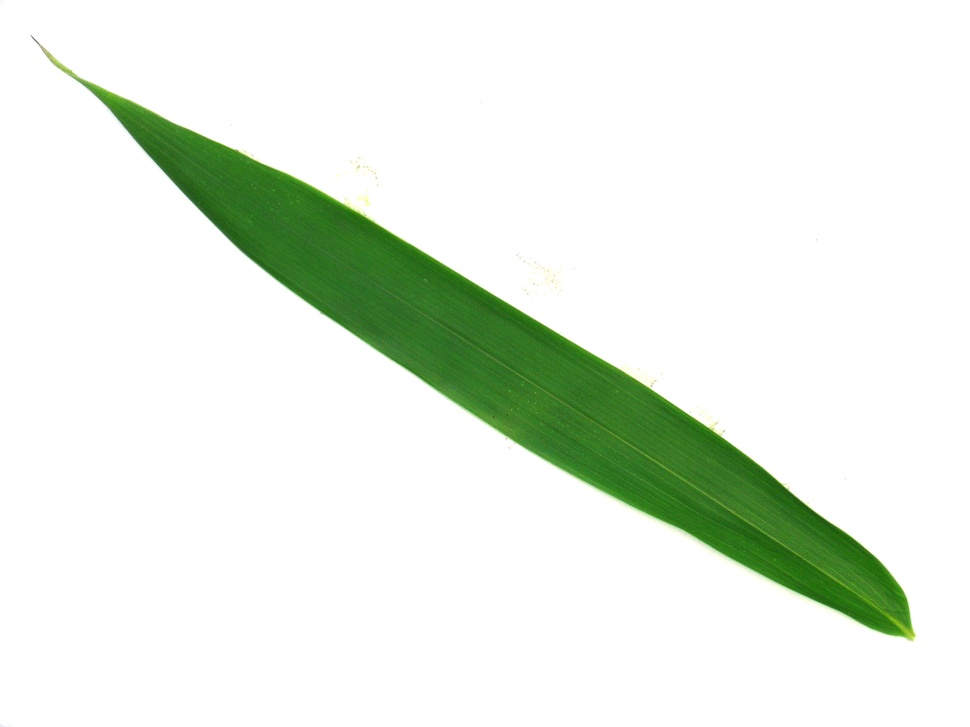
#> input picture data/raw/1025.jpg, 970 x 727 px, shrunk from 1600 x 1200 before the run; its folder holds only this picture in this run
$ python preprocess.py
#> lines starting #> are read from the running program, lines starting #| are printed output that depends on the picture; after the words box and inside, x2 and y2 are one past the last pixel; in counts of white or black regions, pixels touching at a corner belong together
import os
import cv2
import numpy as np
from pathlib import Path

# Define directories
RAW_DIR = Path('../data/raw')
PROCESSED_DIR = Path('../data/processed')

def extract_silhouette(image_path):
    """
    Extracts a binary silhouette of a leaf from a white background.
    """
    # 1. Read image and convert to grayscale
    img = cv2.imread(str(image_path))
#> img is the input picture: shape (727, 970, 3); mean B, G, R 227.9, 238.3, 230.4
    if img is None:
        print(f"Warning: Could not read {image_path.name}")
        return None

    gray = cv2.cvtColor(img, cv2.COLOR_BGR2GRAY)
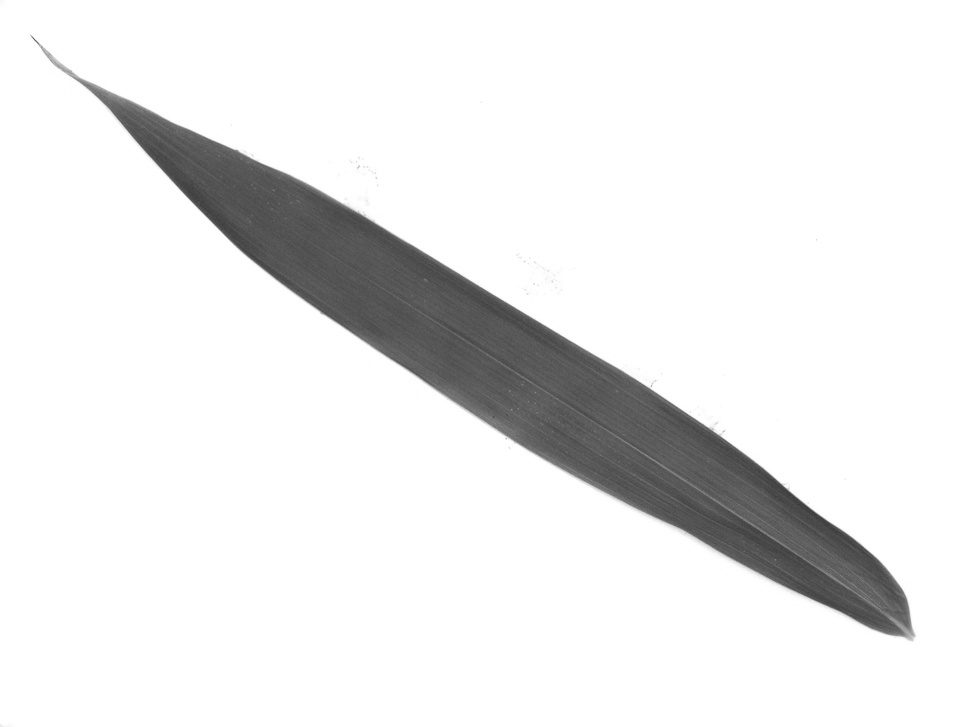
#> gray: shape (727, 970); min 57, max 255, mean 234.8

    # 2. Blur slightly to remove minor noise
    blurred = cv2.GaussianBlur(gray, (5, 5), 0)

    # 3. Apply Otsu's thresholding
    # We use THRESH_BINARY_INV so the dark leaf becomes white (255) and white bg becomes black (0)
    _, binary = cv2.threshold(blurred, 0, 255, cv2.THRESH_BINARY_INV + cv2.THRESH_OTSU)
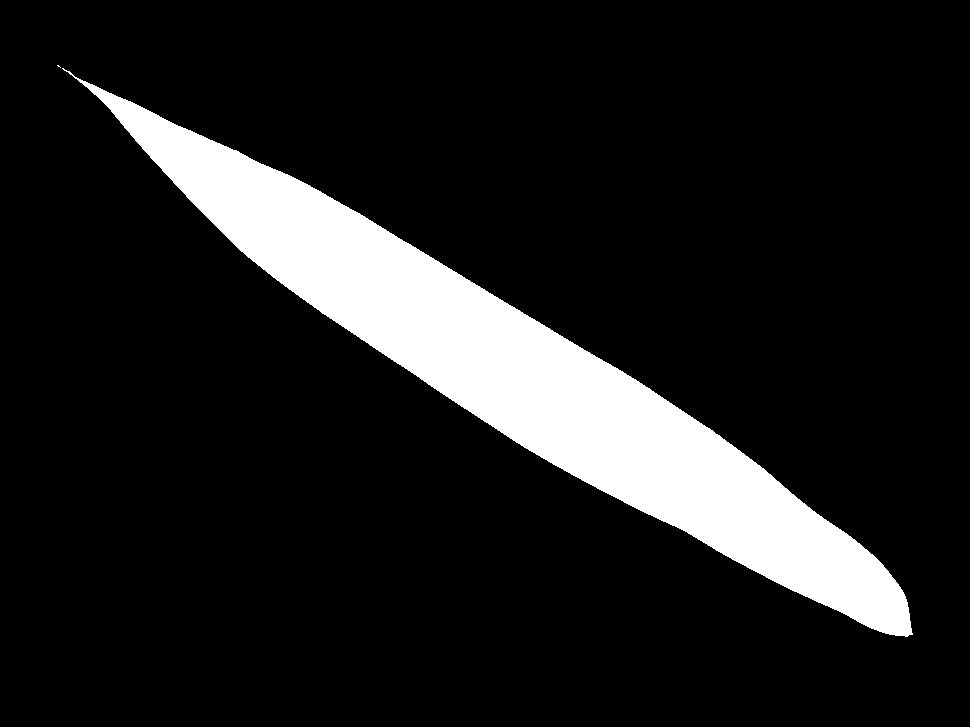
#> binary: shape (727, 970); 12.1% white; 2 white regions (1 under 20 px)

    # 4. Find contours to isolate the main leaf and remove background artifacts
    contours, _ = cv2.findContours(binary, cv2.RETR_EXTERNAL, cv2.CHAIN_APPROX_SIMPLE)
#> contours = 2 contours, 1 with area under 20; largest, box (x1, y1, x2, y2) and area: (62, 68, 913, 637) 84100

    if contours:
        # Assume the largest contour is the leaf
        largest_contour = max(contours, key=cv2.contourArea)
#> largest_contour = contour of 1185 points, box (x1, y1, x2, y2) (62, 68, 913, 637), area 84100

        # Create a blank mask and draw the solid silhouette
        mask = np.zeros_like(binary)
        cv2.drawContours(mask, [largest_contour], -1, 255, thickness=cv2.FILLED)
#> mask: shape (727, 970); 12.1% white; 1 white region, box (x1, y1, x2, y2) and area: (62, 68, 913, 637) 84977
        return mask

    return binary

def main():
    # Ensure processed directory exists
    PROCESSED_DIR.mkdir(parents=True, exist_ok=True)

    # Get all jpg images in the raw directory
    image_paths = list(RAW_DIR.glob('*.jpg'))
    print(f"Found {len(image_paths)} images to process. Starting...")

    processed_count = 0
    for img_path in image_paths:
        silhouette = extract_silhouette(img_path)

        if silhouette is not None:
            # Save to processed folder with the same filename
            save_path = PROCESSED_DIR / img_path.name
            cv2.imwrite(str(save_path), silhouette)
            processed_count += 1

    print(f"Successfully processed {processed_count}/{len(image_paths)} images.")

if __name__ == "__main__":
    main()

$ run again, on data/raw/1088.jpg
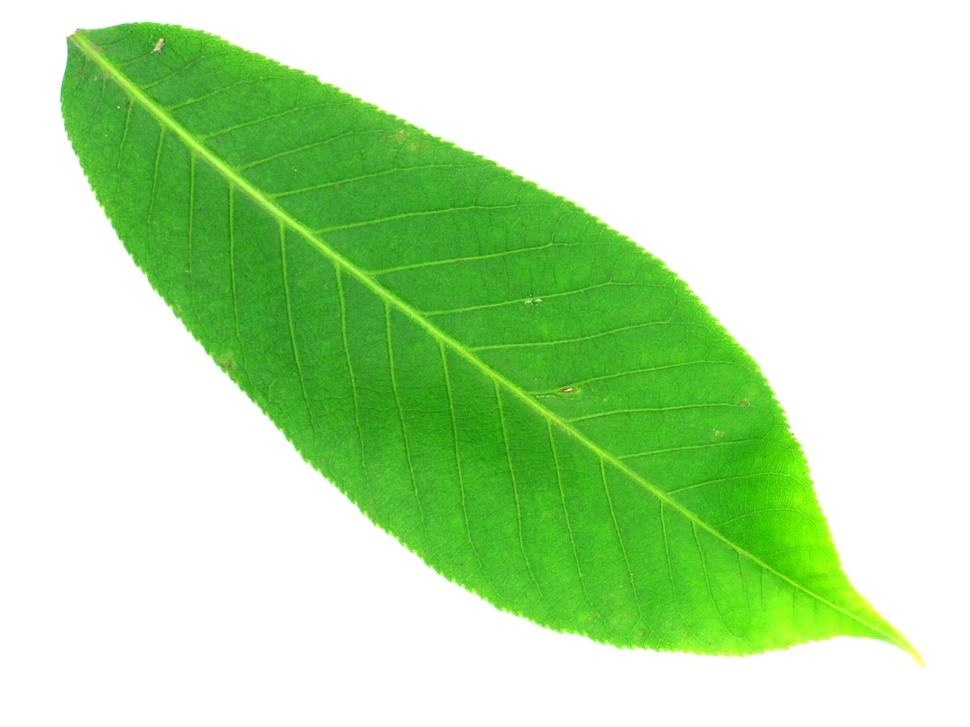
#> input picture data/raw/1088.jpg, 970 x 727 px, shrunk from 1600 x 1200 before the run
#> in extract_silhouette, img is the input picture: shape (727, 970, 3); mean B, G, R 172.9, 227.6, 187.1
#> in extract_silhouette, `_, binary = cv2.threshold(blurred, 0, 255, cv2.THRESH_BINARY_INV + cv2..`:
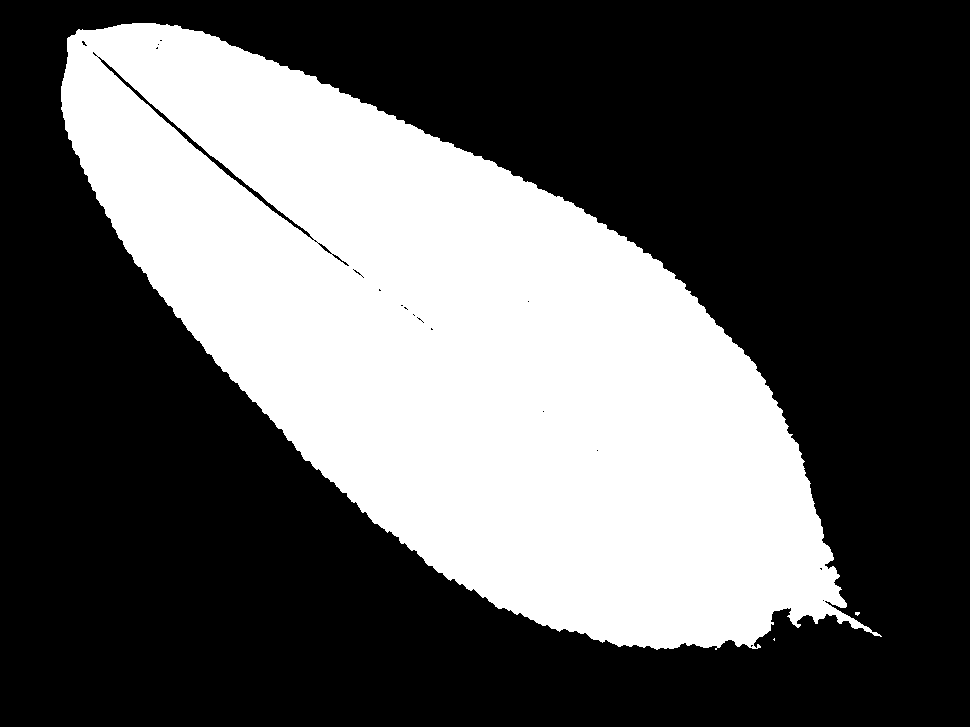
#> binary: shape (727, 970); 36.9% white; 3 white regions (2 under 20 px)
#> contours = 3 contours, 2 with area under 20; largest, box (x1, y1, x2, y2) and area: (61, 23, 882, 650) 260376
#> largest_contour = contour of 1314 points, box (x1, y1, x2, y2) (61, 23, 882, 650), area 260376
#> in extract_silhouette, `cv2.drawContours(mask, [largest_contour], -1, 255, thickness=cv2.FILLED)`:
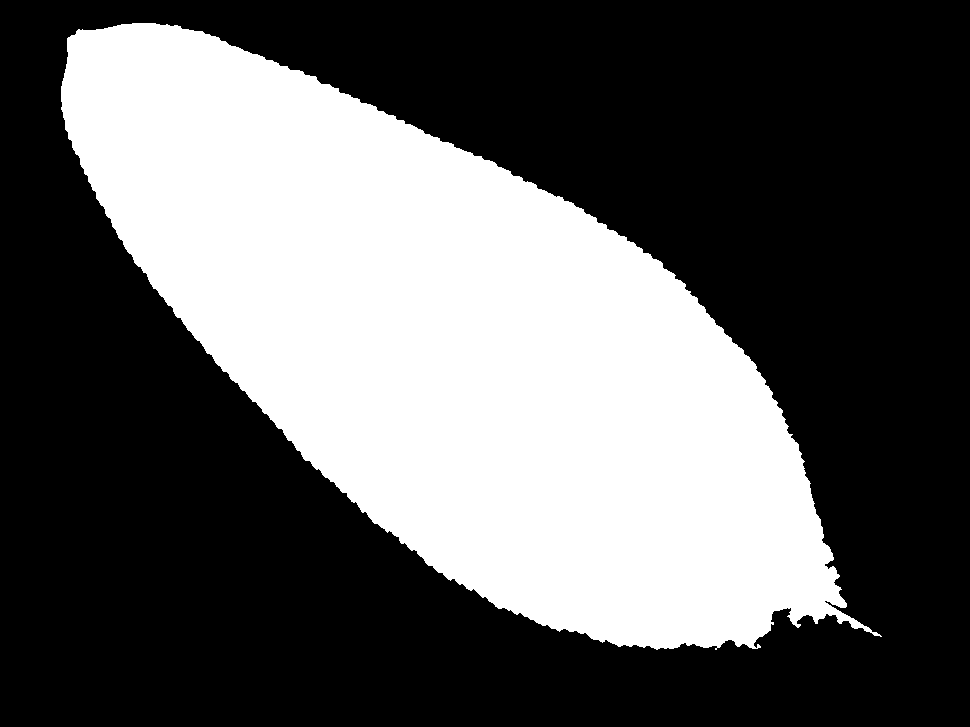
#> mask: shape (727, 970); 37.1% white; 1 white region, box (x1, y1, x2, y2) and area: (61, 23, 882, 650) 261538

$ run again, on data/raw/1140.jpg
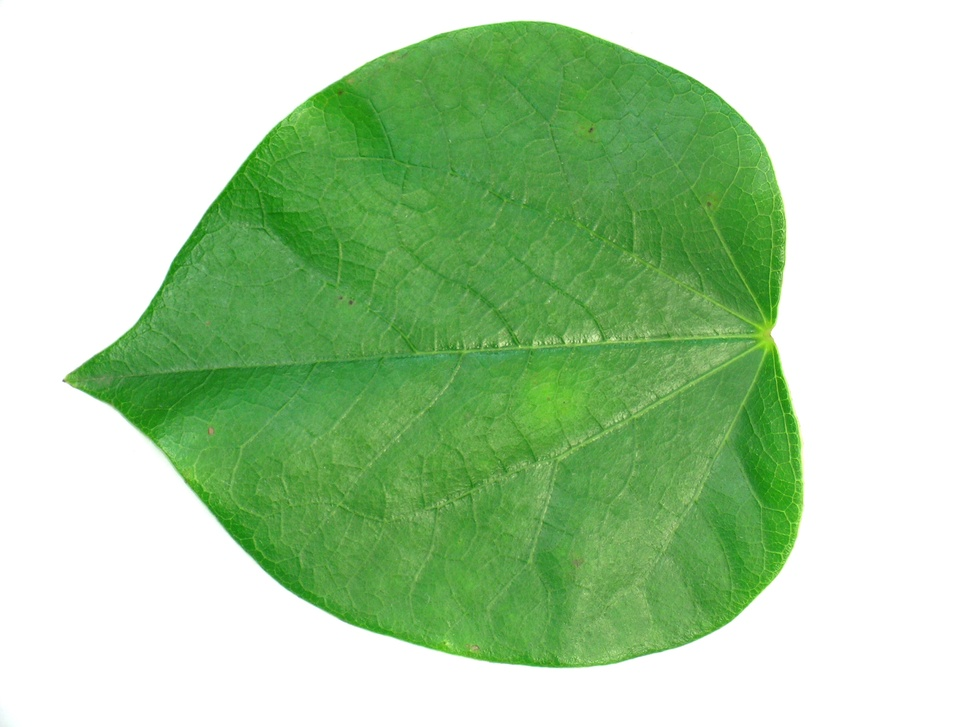
#> input picture data/raw/1140.jpg, 970 x 727 px, shrunk from 1600 x 1200 before the run
#> in extract_silhouette, img is the input picture: shape (727, 970, 3); mean B, G, R 165.2, 208.9, 173.7
#> in extract_silhouette, `gray = cv2.cvtColor(img, cv2.COLOR_BGR2GRAY)`:
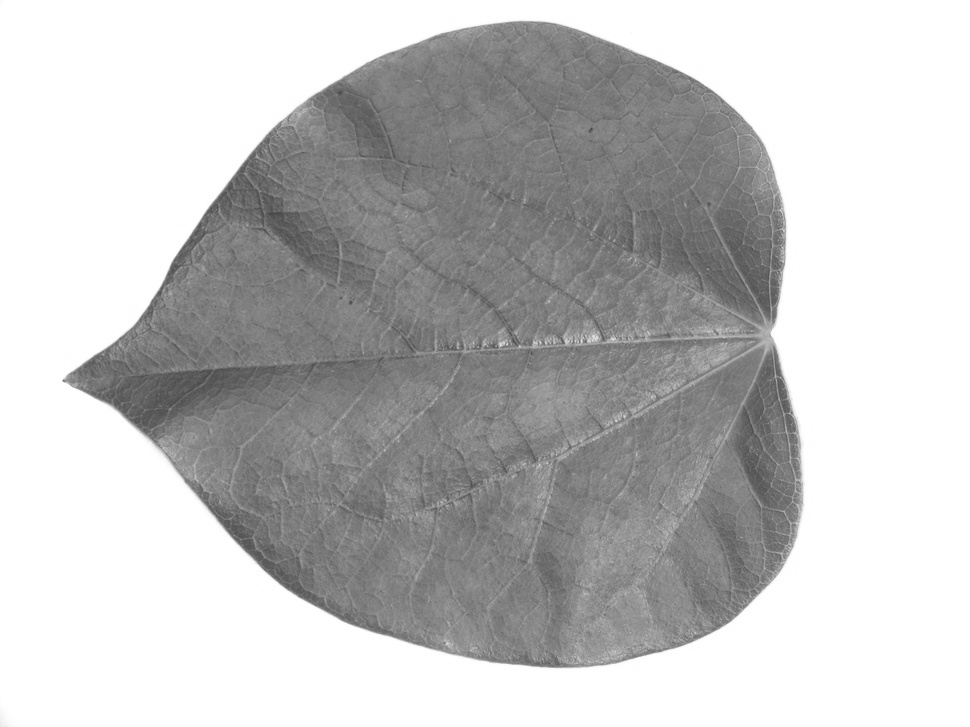
#> gray: shape (727, 970); min 63, max 255, mean 193.4
#> in extract_silhouette, `_, binary = cv2.threshold(blurred, 0, 255, cv2.THRESH_BINARY_INV + cv2..`:
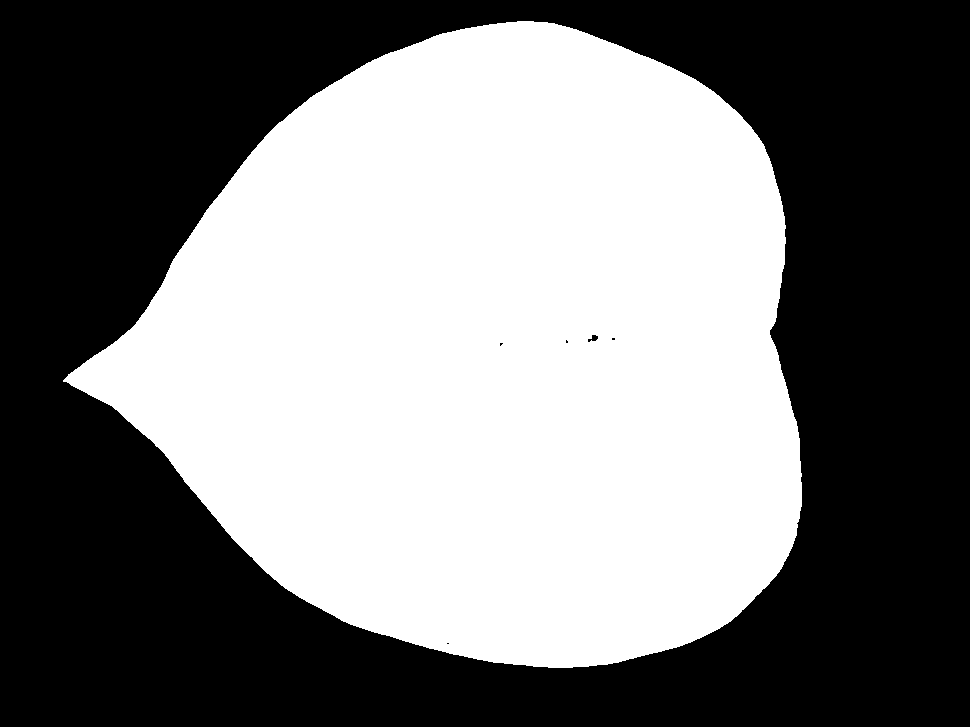
#> binary: shape (727, 970); 47.9% white; 1 white region
#> contours = 1 contour; box (x1, y1, x2, y2) and area: (63, 21, 802, 668) 337042
#> largest_contour = contour of 969 points, box (x1, y1, x2, y2) (63, 21, 802, 668), area 337042
#> mask: shape (727, 970); 47.9% white; 1 white region, box (x1, y1, x2, y2) and area: (63, 21, 802, 668) 338010

$ run again, on data/raw/1144.jpg
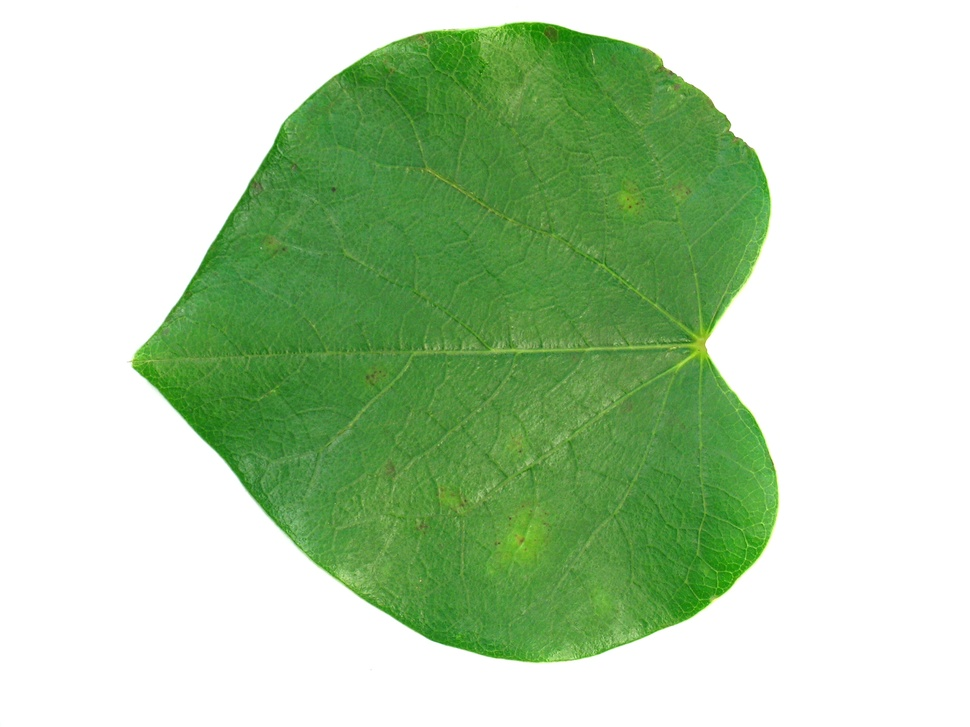
#> input picture data/raw/1144.jpg, 970 x 727 px, shrunk from 1600 x 1200 before the run
#> in extract_silhouette, img is the input picture: shape (727, 970, 3); mean B, G, R 172.5, 209.1, 181.4
#> in extract_silhouette, `gray = cv2.cvtColor(img, cv2.COLOR_BGR2GRAY)`:
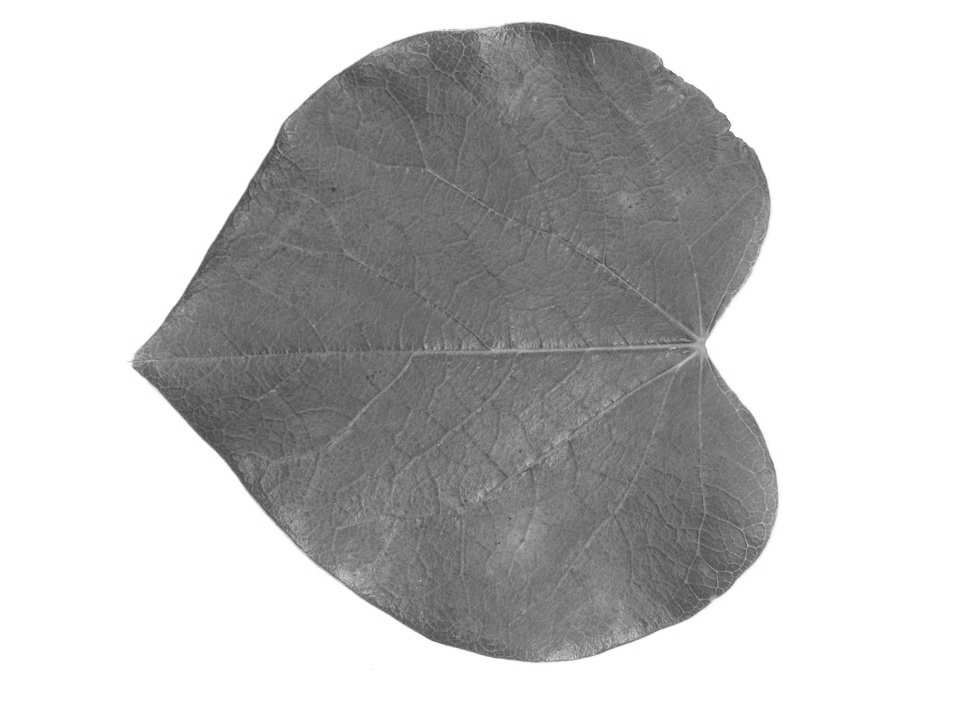
#> gray: shape (727, 970); min 57, max 255, mean 196.6
#> in extract_silhouette, `_, binary = cv2.threshold(blurred, 0, 255, cv2.THRESH_BINARY_INV + cv2..`:
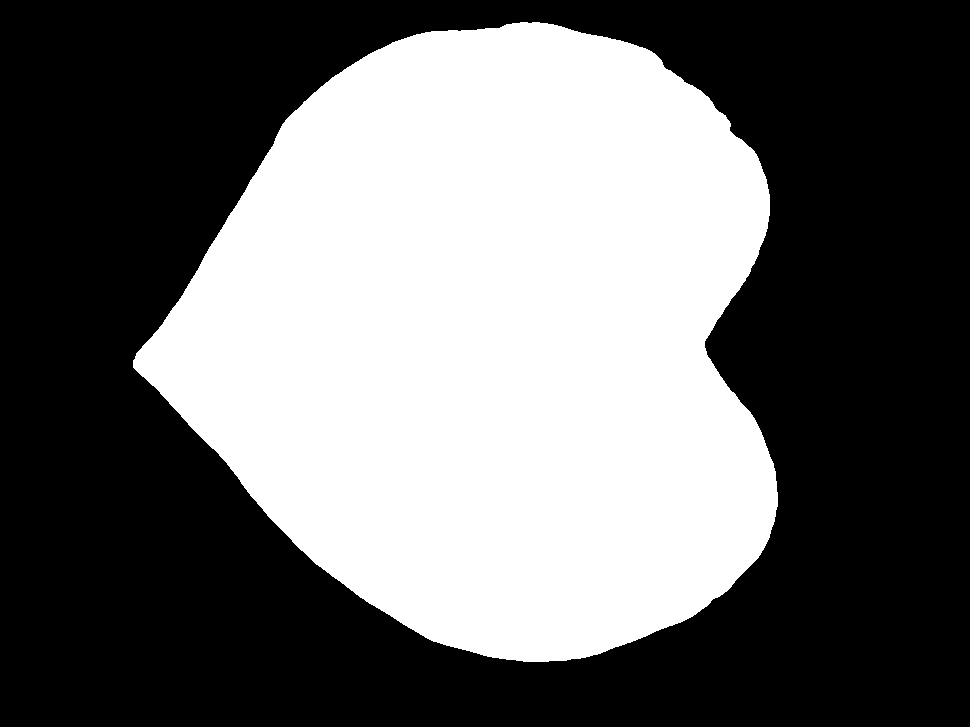
#> binary: shape (727, 970); 42% white; 1 white region
#> contours = 1 contour; box (x1, y1, x2, y2) and area: (133, 22, 778, 662) 295028
#> largest_contour = contour of 919 points, box (x1, y1, x2, y2) (133, 22, 778, 662), area 295028
